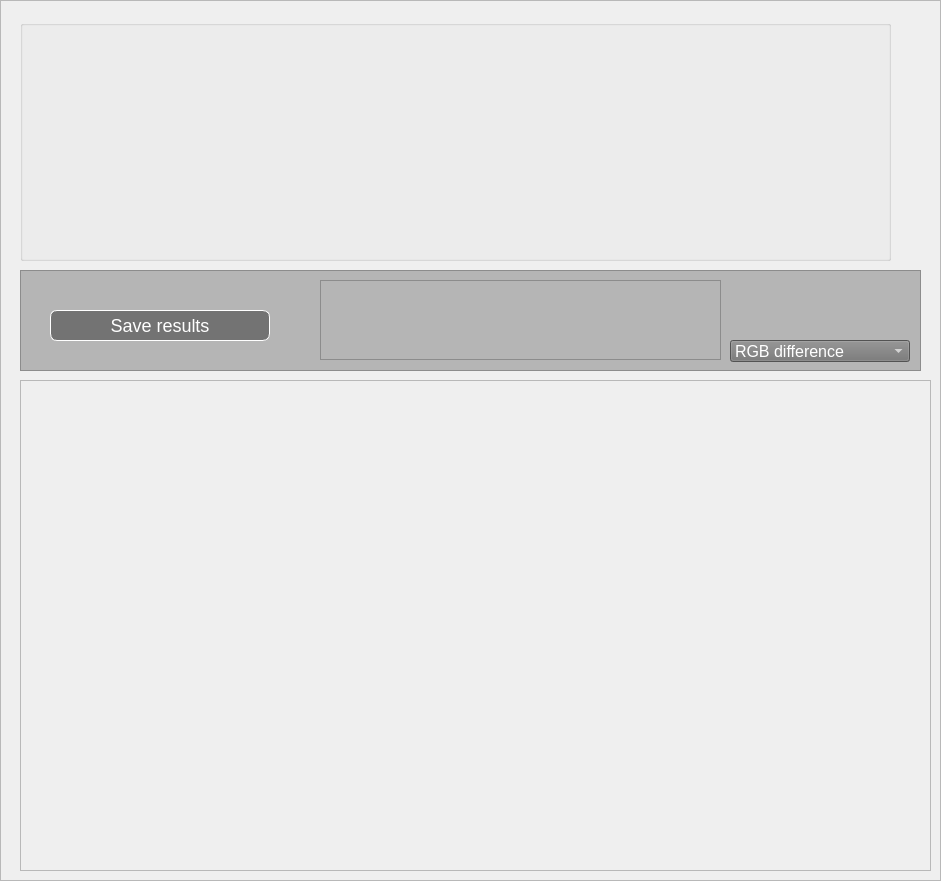
<?xml version="1.0" encoding="UTF-8"?>
<ui version="4.0">
 <class>Analysis_Tab</class>
 <widget class="QFrame" name="Analysis_Tab">
  <property name="geometry">
   <rect>
    <x>0</x>
    <y>0</y>
    <width>941</width>
    <height>881</height>
   </rect>
  </property>
  <property name="windowTitle">
   <string>Frame</string>
  </property>
  <property name="frameShape">
   <enum>QFrame::StyledPanel</enum>
  </property>
  <property name="frameShadow">
   <enum>QFrame::Raised</enum>
  </property>
  <widget class="QFrame" name="optionsContainer">
   <property name="geometry">
    <rect>
     <x>20</x>
     <y>270</y>
     <width>901</width>
     <height>101</height>
    </rect>
   </property>
   <property name="styleSheet">
    <string notr="true">background-color: rgb(181, 181, 181);</string>
   </property>
   <property name="frameShape">
    <enum>QFrame::StyledPanel</enum>
   </property>
   <property name="frameShadow">
    <enum>QFrame::Raised</enum>
   </property>
   <widget class="QComboBox" name="comboBox_2">
    <property name="geometry">
     <rect>
      <x>710</x>
      <y>70</y>
      <width>180</width>
      <height>22</height>
     </rect>
    </property>
    <property name="font">
     <font>
      <pointsize>12</pointsize>
     </font>
    </property>
    <property name="styleSheet">
     <string notr="true">background-color: rgb(116, 116, 116);
color: rgb(255, 255, 255);</string>
    </property>
    <item>
     <property name="text">
      <string>RGB difference</string>
     </property>
    </item>
    <item>
     <property name="text">
      <string>Macroblocks</string>
     </property>
    </item>
   </widget>
   <widget class="QPushButton" name="pushButton_20">
    <property name="geometry">
     <rect>
      <x>30</x>
      <y>40</y>
      <width>220</width>
      <height>31</height>
     </rect>
    </property>
    <property name="styleSheet">
     <string notr="true">QPushButton {
	color: rgb(255, 255, 255);
	border-color: rgb(69, 62, 62);
background-color: QLinearGradient( x1: 0, y1: 0, x2: 0, y2: 1, stop: 0 #88d, stop: 0.1 #99e, stop: 0.49 #77c);
	background: rgb(115, 115, 115);
	border-width: 1px;
	border-color:rgb(255, 255, 255);
	border-style: outset;
	border-radius: 7;
	padding: 3px;
	font-size: 18px;
	min-width: 8em;
	padding-left: 5px;
	padding-right: 5px;

}

QPushButton:pressed {
background-color: rgb(69, 62, 62);
	border-style: inset;
}</string>
    </property>
    <property name="text">
     <string>Save results</string>
    </property>
   </widget>
   <widget class="VideoPlayerOverview" name="frame">
    <property name="geometry">
     <rect>
      <x>300</x>
      <y>10</y>
      <width>401</width>
      <height>80</height>
     </rect>
    </property>
    <property name="frameShape">
     <enum>QFrame::StyledPanel</enum>
    </property>
    <property name="frameShadow">
     <enum>QFrame::Raised</enum>
    </property>
   </widget>
  </widget>
  <widget class="AnalysisBox" name="frame">
   <property name="geometry">
    <rect>
     <x>20</x>
     <y>20</y>
     <width>871</width>
     <height>241</height>
    </rect>
   </property>
  </widget>
  <widget class="AnalysisBoxContainer" name="scrollArea">
   <property name="geometry">
    <rect>
     <x>20</x>
     <y>380</y>
     <width>911</width>
     <height>491</height>
    </rect>
   </property>
   <property name="widgetResizable">
    <bool>true</bool>
   </property>
   <widget class="QWidget" name="scrollAreaWidgetContents">
    <property name="geometry">
     <rect>
      <x>0</x>
      <y>0</y>
      <width>909</width>
      <height>489</height>
     </rect>
    </property>
   </widget>
  </widget>
 </widget>
 <customwidgets>
  <customwidget>
   <class>VideoPlayerOverview</class>
   <extends>QFrame</extends>
   <header>Gui_Elements/videoplayeroverview.h</header>
   <container>1</container>
  </customwidget>
  <customwidget>
   <class>AnalysisBox</class>
   <extends>QGroupBox</extends>
   <header>Gui_Elements/analysisbox.h</header>
   <container>1</container>
  </customwidget>
  <customwidget>
   <class>AnalysisBoxContainer</class>
   <extends>QScrollArea</extends>
   <header>Gui_Elements/analysisboxcontainer.h</header>
   <container>1</container>
  </customwidget>
 </customwidgets>
 <resources/>
 <connections/>
</ui>
